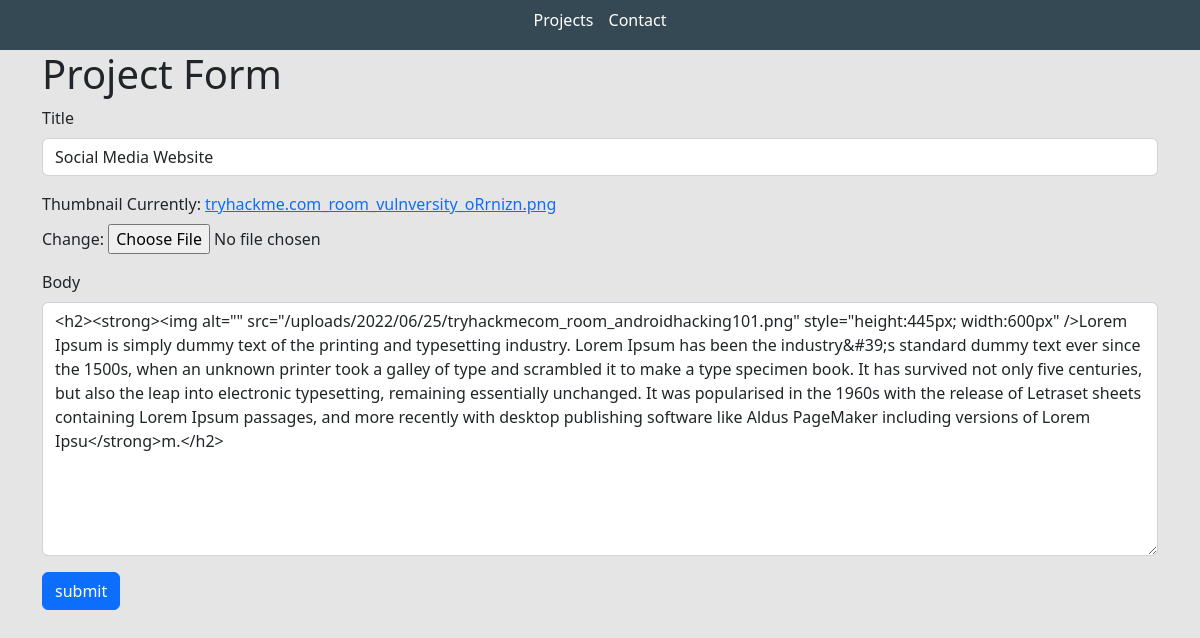
Before: /edit-project/e00d4f14-f0c7-4d7a-babe-5c3794d19219/ with the older database file.
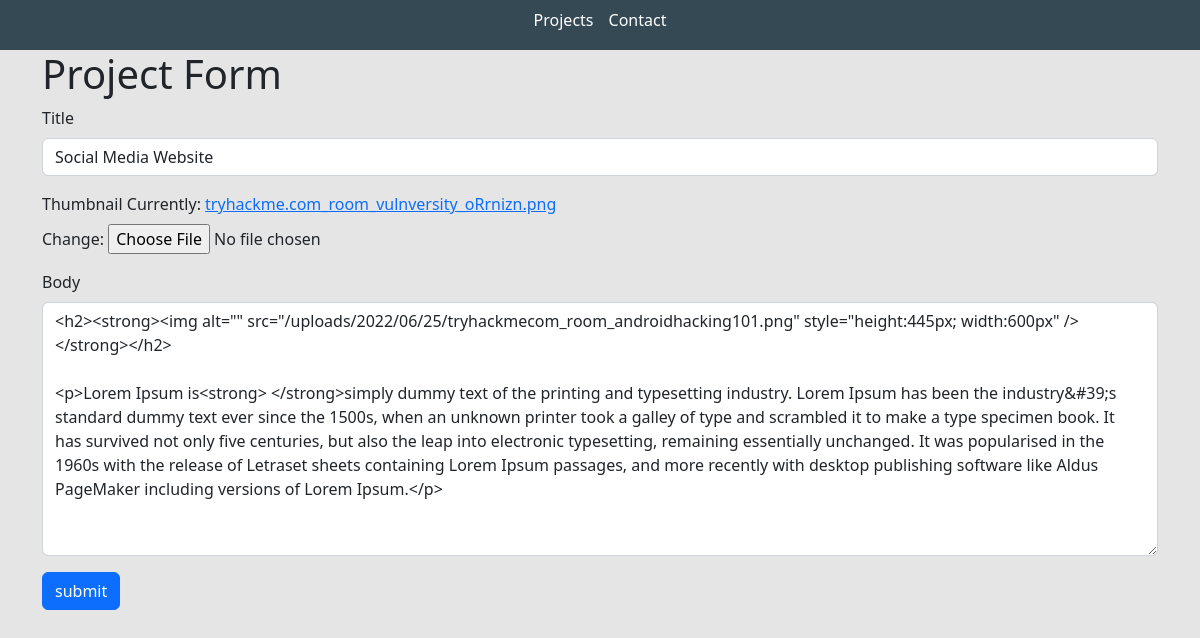
After: the same page with the newer database file.
### base/models.py (models this page shows, shortened)
class Project(models.Model):
    title = models.CharField(max_length=200)
    thumbnail = models.ImageField(null=True)
    body = RichTextUploadingField()
    slug = models.SlugField(null=True, blank=True)
    created = models.DateTimeField(auto_now_add=True)
    id = models.UUIDField(
        primary_key=True,
        default=uuid.uuid4,
        unique=True,
        editable=False)

### base/views.py (the view)
# urls.py: path('edit-project/<str:pk>/', views.editProject, name='edit-project'),
def editProject(request, pk):
    project = Project.objects.get(id=pk)
    form = ProjectForm(instance=project)
    if request.method == "POST":
        form = ProjectForm(request.POST, request.FILES, instance=project)
        if form.is_valid():
            form.save()
            return redirect('home')
    context = {'form': form}
    return render(request, 'base/project_form.html', context)

### base/forms.py
class ProjectForm(ModelForm):
    class Meta:
        model = Project
        fields = ['title', 'thumbnail', 'body']
    def __init__(self, *args, **kwargs):
        super(ProjectForm, self).__init__(*args, **kwargs)
        self.fields['title'].widget.attrs.update(
            {'class': 'form-control'}
        )
        self.fields['body'].widget.attrs.update(
            {'class': 'form-control'}
        )

### base/templates/base/project_form.html (shortened to what this page needs)
{% extends 'base/main.html' %}
{% load static %}
{% block content %}
<div class="container">
    <h1>Project Form</h1>
    <form method="POST" enctype="multipart/form-data">
        {% for field in form %}
        <div class="mb-3">
            <label for="exampleInputPassword1" class="form-label">{{field.label}}</label>
            {{field}}
        </div>
        {% endfor%}
        <input class="btn btn-primary" type="submit" value="submit">
    </form>
</div>
{% endblock content %}

Changed rows visible on the page:
changed Project "Social Media Website": body "…alt=\"\" src=\"/uploads/2022/06/25/tryhackmecom_room_androidhacking101.png\" style=\"height:445px; width:600px\" />Lorem Ipsum is simply dummy text of the printing and typesetting industry. Lorem Ipsum has been the industry&#39;s standard dummy text ever since the 1500s, when an unknown printer took a galley of type and scrambled it to make a type specimen book. It has survived not only five centuries, but also the leap into electronic typesetting, remaining essentially unchanged. It was popularised in the 1960s with the release of Letraset sheets containing Lorem Ipsum passages, and more recently with desktop publishing software like Aldus PageMaker including versions of Lorem…" → "…alt=\"\" src=\"/uploads/2022/06/25/tryhackmecom_room_androidhacking101.png\" style=\"height:445px; width:600px\" /></strong></h2> <p>Lorem Ipsum is<strong> </strong>simply dummy text of the printing and typesetting industry. Lorem Ipsum has been the industry&#39;s standard dummy text ever since the 1500s, when an unknown printer took a galley of type and scrambled it to make a type specimen book. It has survived not only five centuries, but also the leap into electronic typesetting, remaining essentially unchanged. It was popularised in the 1960s with the release of Letraset sheets containing Lorem Ipsum passages, and more recently with desktop publishing software like Aldus PageMaker including…"
